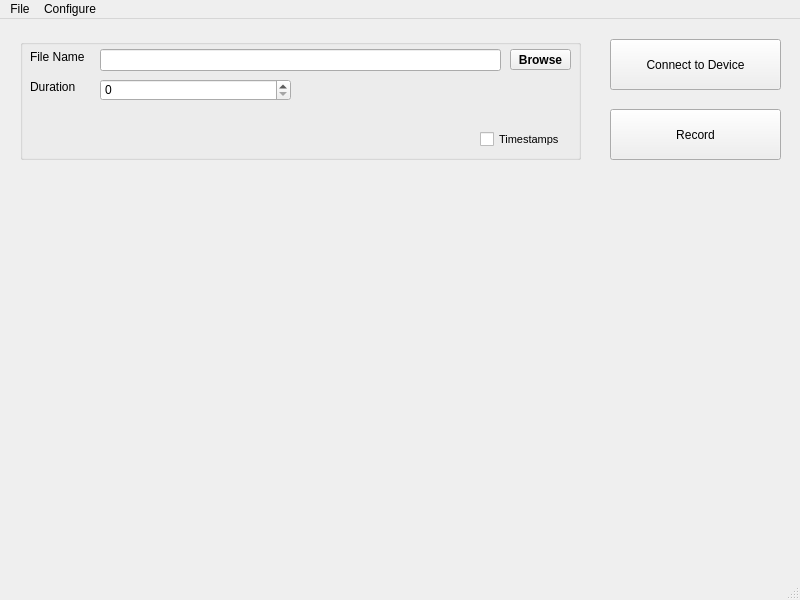
<?xml version="1.0" encoding="UTF-8"?>
<ui version="4.0">
 <class>MainWindow</class>
 <widget class="QMainWindow" name="MainWindow">
  <property name="geometry">
   <rect>
    <x>0</x>
    <y>0</y>
    <width>800</width>
    <height>600</height>
   </rect>
  </property>
  <property name="windowTitle">
   <string>MainWindow</string>
  </property>
  <widget class="QWidget" name="centralwidget">
   <widget class="QPushButton" name="connect_button">
    <property name="geometry">
     <rect>
      <x>610</x>
      <y>20</y>
      <width>171</width>
      <height>51</height>
     </rect>
    </property>
    <property name="text">
     <string>Connect to Device</string>
    </property>
   </widget>
   <widget class="QPushButton" name="record_button">
    <property name="geometry">
     <rect>
      <x>610</x>
      <y>90</y>
      <width>171</width>
      <height>51</height>
     </rect>
    </property>
    <property name="text">
     <string>Record</string>
    </property>
   </widget>
   <widget class="QGroupBox" name="groupBox">
    <property name="geometry">
     <rect>
      <x>20</x>
      <y>20</y>
      <width>561</width>
      <height>121</height>
     </rect>
    </property>
    <property name="title">
     <string/>
    </property>
    <widget class="QSpinBox" name="time_spinbox">
     <property name="geometry">
      <rect>
       <x>80</x>
       <y>40</y>
       <width>191</width>
       <height>22</height>
      </rect>
     </property>
    </widget>
    <widget class="QLineEdit" name="file_search">
     <property name="geometry">
      <rect>
       <x>80</x>
       <y>10</y>
       <width>401</width>
       <height>22</height>
      </rect>
     </property>
    </widget>
    <widget class="QLabel" name="file_label">
     <property name="geometry">
      <rect>
       <x>10</x>
       <y>10</y>
       <width>61</width>
       <height>16</height>
      </rect>
     </property>
     <property name="font">
      <font>
       <weight>50</weight>
       <bold>false</bold>
      </font>
     </property>
     <property name="text">
      <string>File Name</string>
     </property>
    </widget>
    <widget class="QLabel" name="duration_label">
     <property name="geometry">
      <rect>
       <x>10</x>
       <y>40</y>
       <width>55</width>
       <height>16</height>
      </rect>
     </property>
     <property name="font">
      <font>
       <weight>50</weight>
       <bold>false</bold>
      </font>
     </property>
     <property name="text">
      <string>Duration</string>
     </property>
    </widget>
    <widget class="QPushButton" name="browse_button">
     <property name="geometry">
      <rect>
       <x>490</x>
       <y>10</y>
       <width>61</width>
       <height>21</height>
      </rect>
     </property>
     <property name="font">
      <font>
       <weight>75</weight>
       <bold>true</bold>
      </font>
     </property>
     <property name="text">
      <string>Browse</string>
     </property>
    </widget>
    <widget class="QCheckBox" name="timestamps_box">
     <property name="geometry">
      <rect>
       <x>460</x>
       <y>90</y>
       <width>101</width>
       <height>20</height>
      </rect>
     </property>
     <property name="font">
      <font>
       <pointsize>8</pointsize>
      </font>
     </property>
     <property name="text">
      <string>Timestamps</string>
     </property>
    </widget>
   </widget>
  </widget>
  <widget class="QMenuBar" name="menubar">
   <property name="geometry">
    <rect>
     <x>0</x>
     <y>0</y>
     <width>800</width>
     <height>26</height>
    </rect>
   </property>
   <widget class="QMenu" name="menuConfigure">
    <property name="title">
     <string>Configure</string>
    </property>
    <addaction name="configure_settings_options"/>
   </widget>
   <widget class="QMenu" name="menuFile">
    <property name="title">
     <string>File</string>
    </property>
    <addaction name="actionSave"/>
   </widget>
   <addaction name="menuFile"/>
   <addaction name="menuConfigure"/>
  </widget>
  <widget class="QStatusBar" name="statusbar"/>
  <action name="configure_settings_options">
   <property name="text">
    <string>Settings</string>
   </property>
   <property name="shortcut">
    <string>Ctrl+E</string>
   </property>
   <property name="shortcutVisibleInContextMenu">
    <bool>true</bool>
   </property>
  </action>
  <action name="actionSave">
   <property name="text">
    <string>Save</string>
   </property>
   <property name="shortcut">
    <string>Ctrl+S</string>
   </property>
   <property name="shortcutVisibleInContextMenu">
    <bool>true</bool>
   </property>
  </action>
 </widget>
 <resources/>
 <connections/>
</ui>
